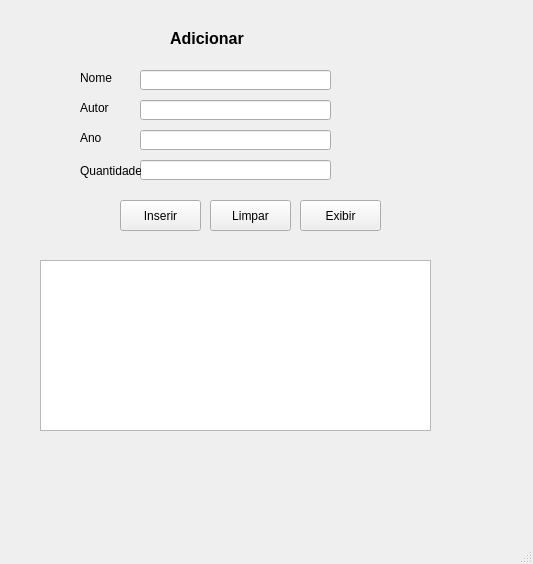
<?xml version="1.0" encoding="UTF-8"?>
<ui version="4.0">
 <class>MainWindow</class>
 <widget class="QMainWindow" name="MainWindow">
  <property name="geometry">
   <rect>
    <x>0</x>
    <y>0</y>
    <width>533</width>
    <height>564</height>
   </rect>
  </property>
  <property name="windowTitle">
   <string>MainWindow</string>
  </property>
  <widget class="QWidget" name="centralwidget">
   <widget class="QLineEdit" name="leNome">
    <property name="geometry">
     <rect>
      <x>140</x>
      <y>70</y>
      <width>191</width>
      <height>20</height>
     </rect>
    </property>
   </widget>
   <widget class="QLineEdit" name="leAutor">
    <property name="geometry">
     <rect>
      <x>140</x>
      <y>100</y>
      <width>191</width>
      <height>20</height>
     </rect>
    </property>
   </widget>
   <widget class="QLineEdit" name="leAno">
    <property name="geometry">
     <rect>
      <x>140</x>
      <y>130</y>
      <width>191</width>
      <height>20</height>
     </rect>
    </property>
   </widget>
   <widget class="QLineEdit" name="leQuantidade">
    <property name="geometry">
     <rect>
      <x>140</x>
      <y>160</y>
      <width>191</width>
      <height>20</height>
     </rect>
    </property>
   </widget>
   <widget class="QLabel" name="lbNome">
    <property name="geometry">
     <rect>
      <x>80</x>
      <y>70</y>
      <width>47</width>
      <height>16</height>
     </rect>
    </property>
    <property name="text">
     <string>Nome</string>
    </property>
   </widget>
   <widget class="QLabel" name="lbAutor">
    <property name="geometry">
     <rect>
      <x>80</x>
      <y>100</y>
      <width>47</width>
      <height>16</height>
     </rect>
    </property>
    <property name="text">
     <string>Autor</string>
    </property>
   </widget>
   <widget class="QLabel" name="lbAno">
    <property name="geometry">
     <rect>
      <x>80</x>
      <y>130</y>
      <width>47</width>
      <height>16</height>
     </rect>
    </property>
    <property name="text">
     <string>Ano</string>
    </property>
   </widget>
   <widget class="QLabel" name="lbQuantidade">
    <property name="geometry">
     <rect>
      <x>80</x>
      <y>160</y>
      <width>61</width>
      <height>21</height>
     </rect>
    </property>
    <property name="text">
     <string>Quantidade</string>
    </property>
   </widget>
   <widget class="QPushButton" name="pbInserir">
    <property name="geometry">
     <rect>
      <x>120</x>
      <y>200</y>
      <width>81</width>
      <height>31</height>
     </rect>
    </property>
    <property name="text">
     <string>Inserir</string>
    </property>
   </widget>
   <widget class="QLabel" name="lbAdicionar">
    <property name="geometry">
     <rect>
      <x>170</x>
      <y>30</y>
      <width>91</width>
      <height>16</height>
     </rect>
    </property>
    <property name="font">
     <font>
      <pointsize>12</pointsize>
      <weight>75</weight>
      <bold>true</bold>
     </font>
    </property>
    <property name="text">
     <string>Adicionar</string>
    </property>
   </widget>
   <widget class="QPushButton" name="pbLimpar">
    <property name="geometry">
     <rect>
      <x>210</x>
      <y>200</y>
      <width>81</width>
      <height>31</height>
     </rect>
    </property>
    <property name="text">
     <string>Limpar</string>
    </property>
   </widget>
   <widget class="QTableWidget" name="twDatabase">
    <property name="geometry">
     <rect>
      <x>40</x>
      <y>260</y>
      <width>391</width>
      <height>171</height>
     </rect>
    </property>
   </widget>
   <widget class="QPushButton" name="pbExibir">
    <property name="geometry">
     <rect>
      <x>300</x>
      <y>200</y>
      <width>81</width>
      <height>31</height>
     </rect>
    </property>
    <property name="text">
     <string>Exibir</string>
    </property>
   </widget>
  </widget>
  <widget class="QMenuBar" name="menubar">
   <property name="geometry">
    <rect>
     <x>0</x>
     <y>0</y>
     <width>533</width>
     <height>21</height>
    </rect>
   </property>
  </widget>
  <widget class="QStatusBar" name="statusbar"/>
 </widget>
 <resources/>
 <connections/>
</ui>
